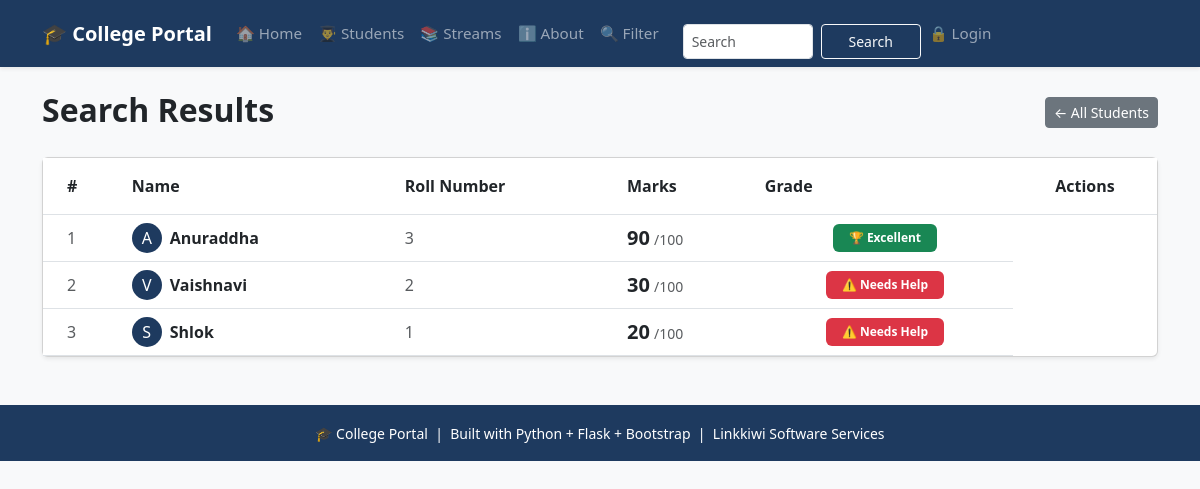
Screenshot of /search with the database file from the repository.
### tables this page shows
CREATE TABLE students (
                    id INTEGER PRIMARY KEY AUTOINCREMENT,
                    name TEXT NOT NULL,
                    roll INTEGER NOT NULL,
                    marks INTEGER NOT NULL,
                    subject TEXT NOT NULL,
                    attendance INTEGER DEFAULT 0
                 );

### app.py (the view)
@app.route("/search")
def search():
    q = request.args.get('q','')
    conn = get_db()
    if q:
        students = conn.execute('''SELECT * FROM students
                                WHERE name LIKE ?
                                OR SUBJECT LIKE ?
                                OR roll LIKE ?''',
                                (f'%{q}%', f'%{q}%', f'%{q}%')).fetchall()
    else:
        students = conn.execute('SELECT * FROM students ORDER BY id DESC').fetchall()
    conn.close()
    return render_template("search.html", students=students, query=q)

### database.py (called while the page is built)
def get_db():
   conn = sqlite3.connect(DB_PATH)
   conn.row_factory = sqlite3.Row  # To access columns by name
   return conn

### templates/search.html (shortened to what this page needs)
{% extends "base.html" %}
{% block content %}
<div class="d-flex justify-content-between align-items-center mb-4">
    <h2 class = "fw-bold mb-1">Search Results</h2>
    <a href = "{{url_for('students_page')}}" class = "btn btn-secondary btn-sm">
        ← All Students
        </a>
</div>
{% if students %}
<div class="card shadow-sm">
    <div class="card-body p-0">
        <div class="table-responsive">
            <table class="table table-hover mb-0">
                <thead style="background-color: #1e3a5f; color:white;">
                    <tr>
                        <th class="py-3 ps-4">#</th>
                        <th class="py-3">Name</th>
                        <th class="py-3">Roll Number</th>
                        <th class="py-3">Marks</th>
                        <th class="py-3">Grade</th>
                        <th class="py-3 text-center">Actions</th>
                    </tr>
                </thead>
                <tbody>
                    {% for student in students %}
                    <tr class="align-middle">
                        <td class="ps-4 text-muted">
                            {{ loop.index }}
                        </td>
                        <td>
                            <div class="d-flex align-items-center">
                                <div class="rounded-circle d-flex justify-content-center align-items-center me-2"
                                     style="width:30px; height:30px; background-color:#1e3a5f; color:white;">
                                    {{ student['name'][0] }}
                                </div>
                                <span class="fw-bold">{{ student['name'] }}</span>
                            </div>
                        </td>
                        <td class="text-muted">{{ student['roll'] }}</td>
                            <td>
                                <span class="fw-bold fs-5">{{ student['marks'] }}</span>
                                <span class="text-muted small">/100</span>
                            </td>
                            <td class="text-center">
                                {% if student['marks'] >= 90 %}
                                    <span class="badge bg-success px-3 py-2">
                                        🏆 Excellent
                                    </span>
                                {% elif student['marks'] >= 75 %}
                                    <span class="badge bg-primary px-3 py-2">
                                        👍 Good
                                    </span>
                                {% elif student['marks'] >= 60 %}
                                    <span class="badge bg-warning text-dark px-3 py-2">
                                        📈 Average
                                    </span>
                                {% else %}
                                    <span class="badge bg-danger px-3 py-2">
                                        ⚠️ Needs Help
                                    </span>
                                {% endif %}
                            </td>
                        </tr>
                        {% endfor %}
                </tbody>
            </table>
        </div>
    </div>
</div>
{% endif %}
{% endblock %}

### templates/base.html (style rules this page uses)
:root { --brand: #1e3a5f; }

### rows the page displays
students: name "A", name "Anuraddha", roll "3", marks "90", shows "🏆 Excellent"
students: name "V", name "Vaishnavi", roll "2", marks "30", shows "⚠️ Needs Help"
students: name "S", name "Shlok", roll "1", marks "20", shows "⚠️ Needs Help"
